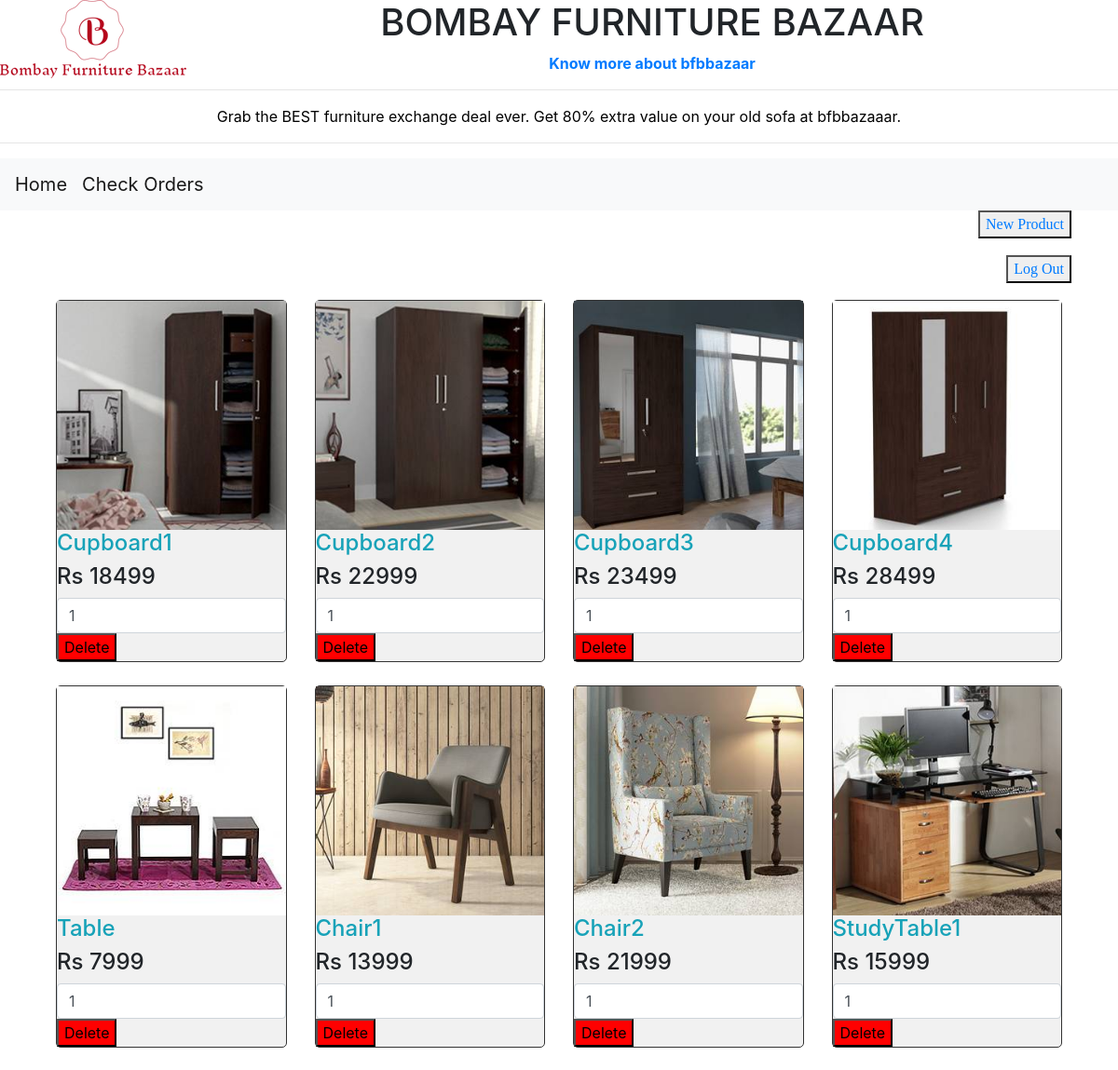
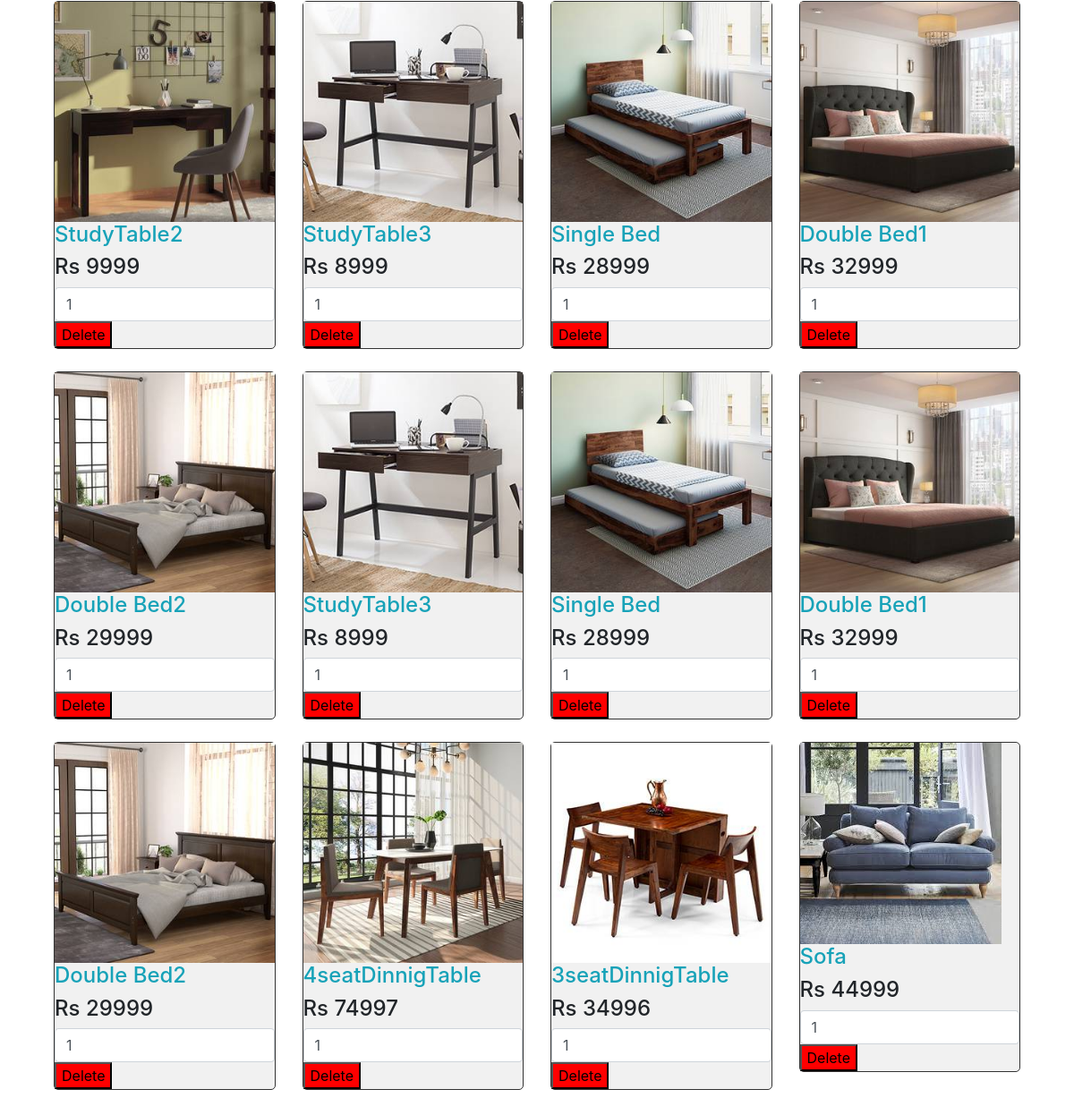
The page /adminindex.php (signed in) on the database its author committed (2 pictures, top to bottom).
### tables this page shows
CREATE TABLE `products` (
  `id` int(11) NOT NULL,
  `name` varchar(100) NOT NULL,
  `image` text NOT NULL,
  `price` float NOT NULL
);

### adminindex.php (the view, shortened to what this page needs)
<?php
if($_SESSION['admin']=='Yes'){
  ?>
<!DOCTYPE html>
<html>
<head>
  <link rel="stylesheet" type="text/css" href="style1.css">
</head>
<body>
    <link rel="stylesheet" href="https://stackpath.bootstrapcdn.com/bootstrap/4.1.3/css/bootstrap.min.css">
  <img src="logo.png" align="left">
<h1 color="blue" align="center"> BOMBAY FURNITURE BAZAAR </h1>
<div style="text-align:center;color:black">
  <a href="know more about.html" >
    <strong align="right" >Know more about bfbbazaar</strong>
  </a>
<hr>
<marquee>Grab the BEST furniture exchange deal ever. Get 80% extra value on your old sofa at bfbbazaaar.</marquee>
<hr>
</div>
<nav class="navbar navbar-expand-lg navbar-light bg-light">
  <div class="navbar-header"><a class="navbar-brand" href="adminindex.php">Home</a></div>
  <div class="navbar-header"><a class="navbar-brand" href="adminorders.php">Check Orders</a></div>
</nav>
              <button class="button3" style="float: right; position: relative; right: 50px; font-family: verdana;" type="button"><a href="Addproducts.php">New Product</a></button> <br><br>
              <button class="button3" style="float: right; position: relative; right: 50px; font-family: verdana;" type="button"><a href="adminlogout.php">Log Out</a></button> <br><br>
<div class="container">
<?php
$conn=mysqli_connect('localhost', 'root','');
$query='SELECT * FROM products ORDER by id ASC';
$result=mysqli_query($conn,$query);
if($result):
  if(mysqli_num_rows($result)):
    while ($product=mysqli_fetch_assoc($result)) :
      ?>
      <div class="col-sm-4 col-md-3" style="float: left;">
        <form method="POST" action="home1.php?action=add&id=<?php echo $product['id'];  ?>">
          <div class="product">
            <img src="<?php echo $product['image'];?>" class="img-fluid" style="float:left;"/>
            <h4 class="text-info"> <?php echo $product['name'];?> </h4>
            <h4>Rs <?php echo $product['price']; ?> </h4>
            <input type="number" name="quantity" class="form-control" value="1"/>
          <input type="button" style=" background-color: red;" onClick="deleteme(<?php echo $product["id"]; ?>)" name="Delete" value="Delete">
          </div>
        </form>
      </div>
      <?php
    endwhile;
  endif;
endif;
?>
<br />
</div>
</body>
</html>
<?php
}else{
  echo "You dont have access rights";
}
?>

### style1.css (style rules this page uses)
.product { border: 1px solid #333; background-color: #f1f1f1; border-radius: 5px; margin-bottom: 25px; }

### rows shown on the page
products: image (picture), name "Cupboard1", price "18499"
products: image (picture), name "Cupboard2", price "22999"
products: image (picture), name "Cupboard3", price "23499"
products: image (picture), name "Cupboard4", price "28499"
products: image (picture), name "Table", price "7999"
products: image (picture), name "Chair1", price "13999"
products: image (picture), name "Chair2", price "21999"
products: image (picture), name "StudyTable1", price "15999"
products: image (picture), name "StudyTable2", price "9999"
products: image (picture), name "StudyTable3", price "8999"
products: image (picture), name "Single Bed", price "28999"
products: image (picture), name "Double Bed1", price "32999"
products: image (picture), name "Double Bed2", price "29999"
products: image (picture), name "StudyTable3", price "8999"
products: image (picture), name "Single Bed", price "28999"
products: image (picture), name "Double Bed1", price "32999"
products: image (picture), name "Double Bed2", price "29999"
products: image (picture), name "4seatDinnigTable", price "74997"
products: image (picture), name "3seatDinnigTable", price "34996"
products: image (picture), name "Sofa", price "44999"
